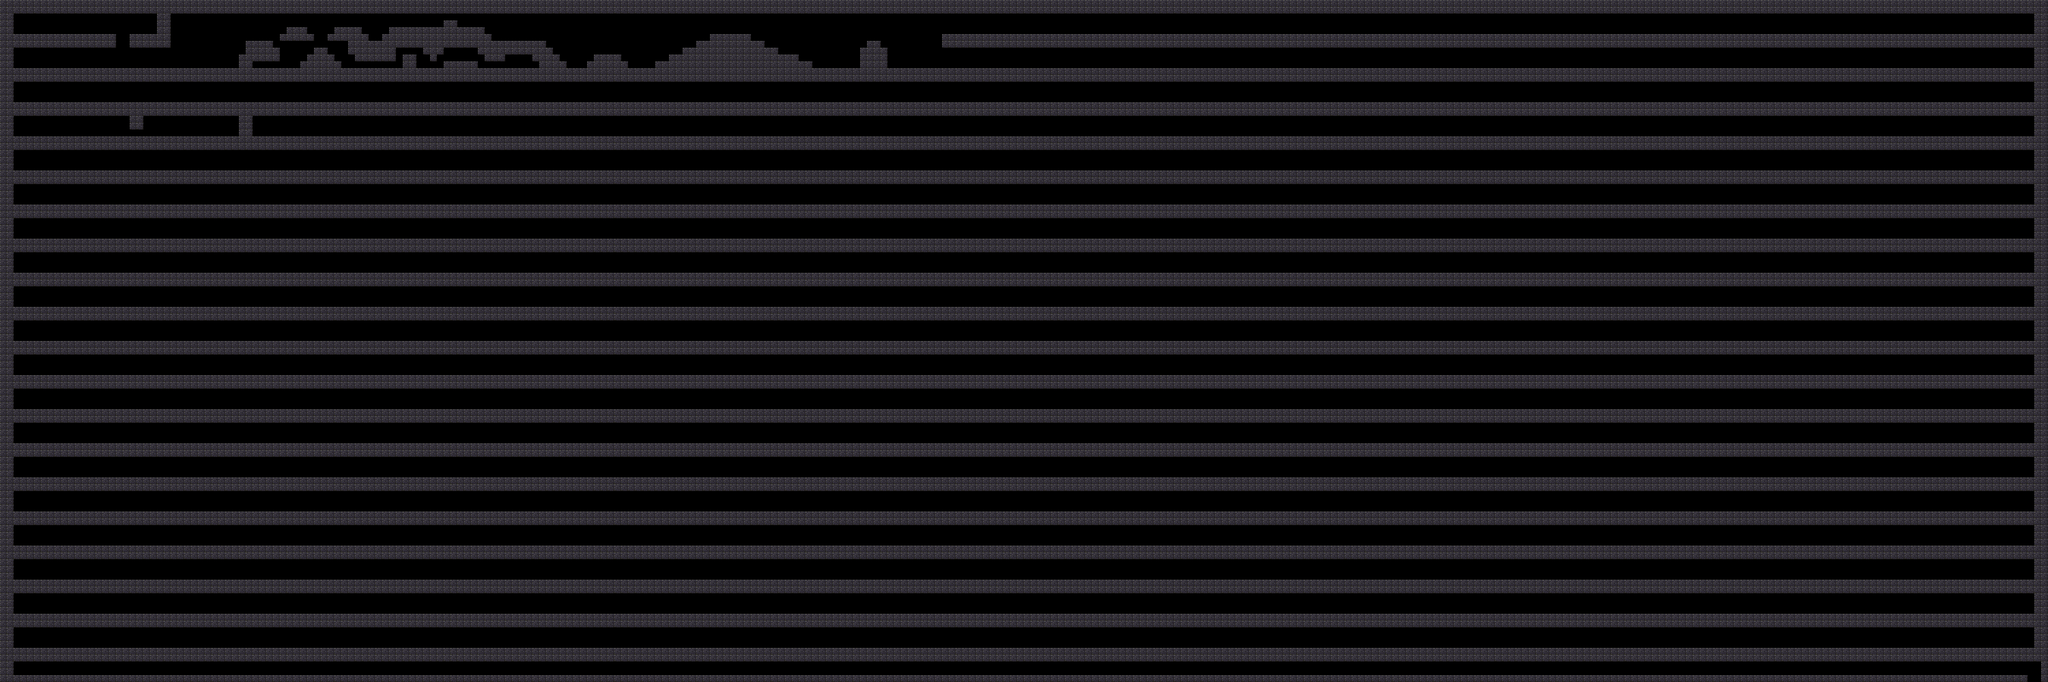

The image is a tile-based game level rendered from a .tmx file. Its description and source (layers, tilesets, objects; grid data summarised) follow:
An orthogonal 300x100 tile map with 16x16 px tiles, 1 tile layer (SOLID), 3 tilesets.

<map version="1.4" tiledversion="1.4.3" orientation="orthogonal" renderorder="right-down" width="300" height="100" tilewidth="16" tileheight="16" infinite="0" nextlayerid="2" nextobjectid="1">
 <tileset firstgid="1" source="../../tiles/tiled/bg16.tsx" />
 <tileset firstgid="73" source="../../tiles/tiled/item16.tsx" />
 <tileset firstgid="217" source="../../tiles/tiled/tile16.tsx" />
 <layer id="1" name="SOLID" width="300" height="100">
  <data>[30000 cells, 12570 non-empty, 1 distinct tile ids]</data>
 </layer>
</map>